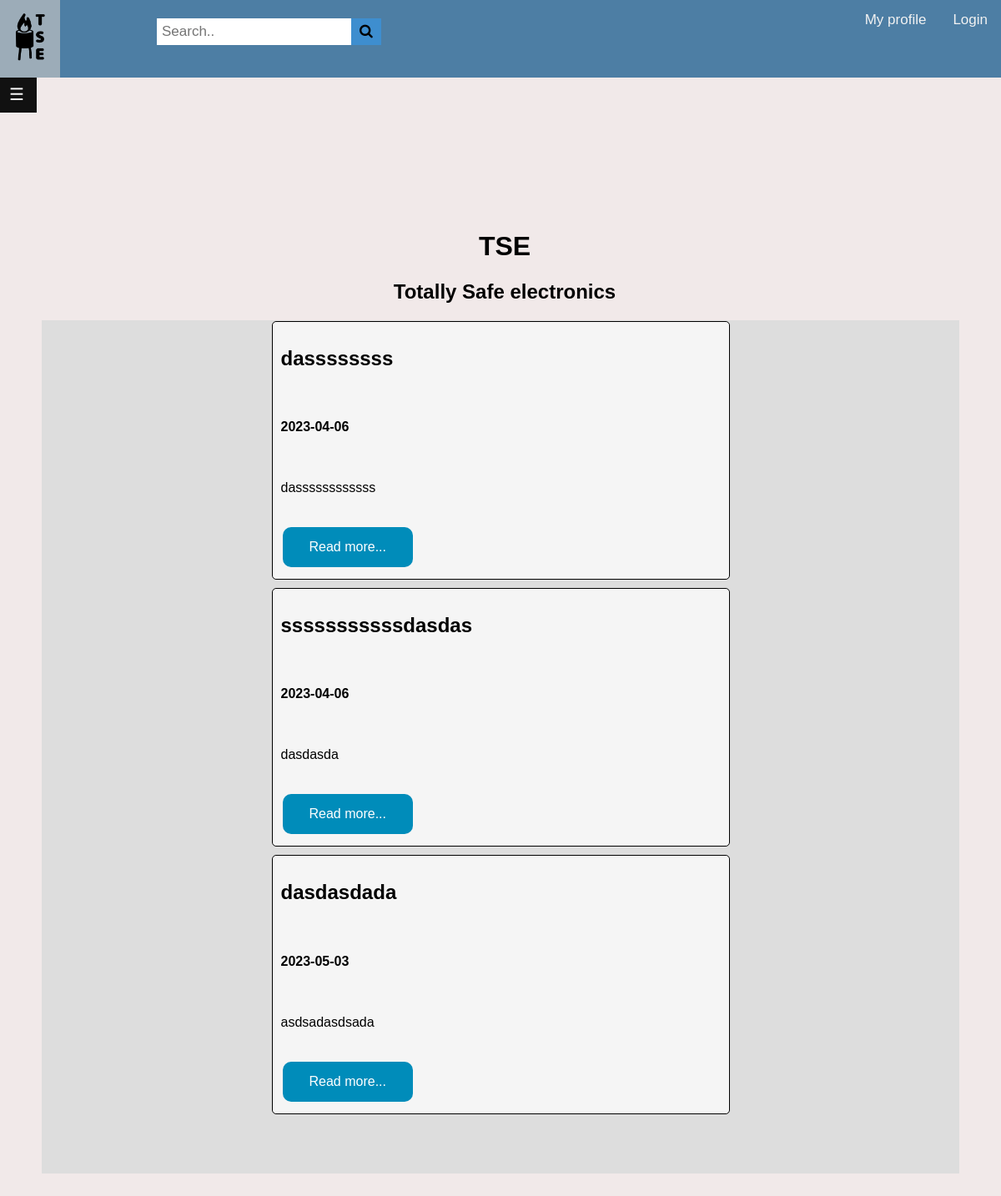
The page / on the database its author committed.
### tables this page shows
CREATE TABLE `posts` (
  `id` int(11) NOT NULL,
  `heading` varchar(128) NOT NULL,
  `date` date NOT NULL,
  `post` text NOT NULL,
  `category` int(11) NOT NULL,
  `img` varchar(255) NOT NULL,
  `abstract` tinytext NOT NULL,
  `published` tinyint(1) NOT NULL,
  `updatedat` datetime NOT NULL
);

### index.php (the view, shortened to what this page needs)
<?php include 'header.php';?>
<body>
<?php include 'topnav.php';?>
  <div class="container">
<div id="main">
  <button class="openbtn" onclick="openNav()">☰</button>
</div>
<div class="container1">
  <h1>TSE</h1>
<h2>Totally Safe electronics</h2>
</div>
<div class="content" id="content">
  <?php
     $sql = "SELECT * FROM posts";
                    if($result = mysqli_query($link, $sql)){
                        if(mysqli_num_rows($result) > 0){
                          while($row = mysqli_fetch_array($result)){
                            if($row['published']==true){
                            echo "<div class='row'>";
                                  echo "<div class='center'>";
                                        echo "<h2>" . $row['heading'] . "</h2><br>";
                                        echo "<h4>" . $row['date'] . "</h4><br>";
                                        echo "<p>";
                                        echo nl2br($row['abstract']."<br><br>");
                                        echo"</p>";
                                        echo ' <a href="read.php?id='. $row['id'] .'" class="button" title="View Post" data-toggle="tooltip">Read more...</a>';
                                        echo "</div>";
                                  }
                                }
                        } else{
                            echo '<div class="alert alert-danger"><em>No records were found.</em></div>';
                        }
                    } else{
                        echo "Oops! Something went wrong. Please try again later.";
                    }
                    mysqli_close($link); ?>
</div>
 <div class="footer">
</div>
</div>
</body>
</html>

### styles.css (style rules this page uses)
* { box-sizing: border-box; font-family: Arial, Helvetica, sans-serif; }
body { margin: 0; padding: 0; font-family: Arial, Helvetica, sans-serif; background-color: #f1e9e9; }
.container1 { width:100%; text-align: center; padding-top: 50px !important; padding-right: 90px; margin: 0; }
.content { background-color: #ddd; padding: 1px; margin-left:50px ; }
@media only screen and (min-width: 768px) { .content { width:100%; margin: 0; } }
@media only screen and (min-width: 768px) { .center { padding: 0;margin: 0; width: 100%; } }
.container { text-align:left; width:100%; border:none; padding: 50px; }
.container1 { text-align: center; width:100%; border:none; margin-left:50px; margin-top: 100px !important; }
.openbtn { font-size: 20px; cursor: pointer; background-color: #111; color: white; padding: 10px 15px; border: none; margin-left: -70px; position: fixed; margin-top: 1px; }
#main { transition: margin-left .5s; padding: 16px; padding-top: 40px; }
.center { background-color: whitesmoke; height: fit-content; margin: auto; width: 50%; border: 1px solid rgb(0, 0, 0); border-radius: 5px; padding: 10px; margin-bottom: 10px; text-align: left; }
.button { background-color: #008CBA; border: none; color: white; padding: 15px 32px; text-align: center; text-decoration: none; display: inline-block; font-size: 16px; margin: 4px 2px; cursor: pointer; border-radius: 10px; }
.row:after { content: ""; display: table; clear: both; }
.footer { padding: 20px; text-align: center; background: #ddd; margin-top: 20px; }
.footer { left: 0; bottom: 0; width: 100%; color: white; text-align: center; }

### rows shown on the page
posts: heading "dassssssss", date "2023-04-06", abstract "dassssssssssss"
posts: heading "sssssssssssdasdas", date "2023-04-06", abstract "dasdasda"
posts: heading "dasdasdada", date "2023-05-03", abstract "asdsadasdsada"
